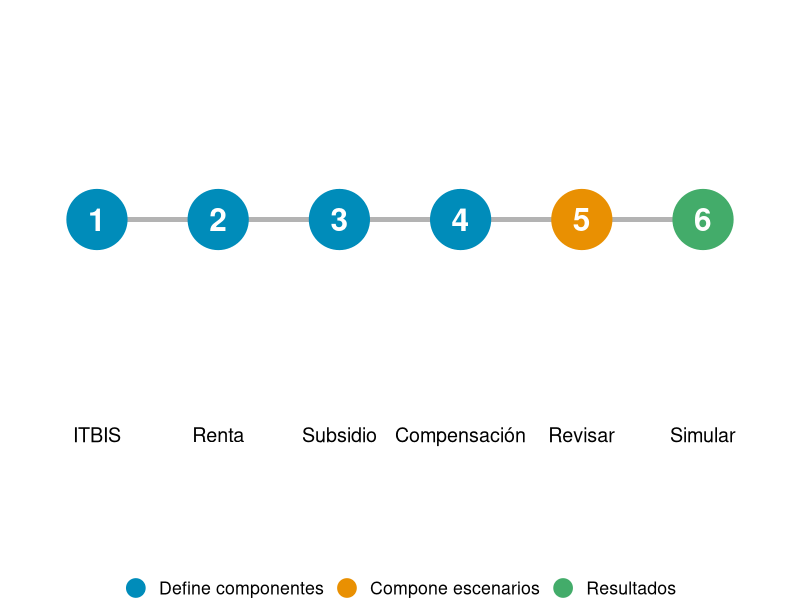
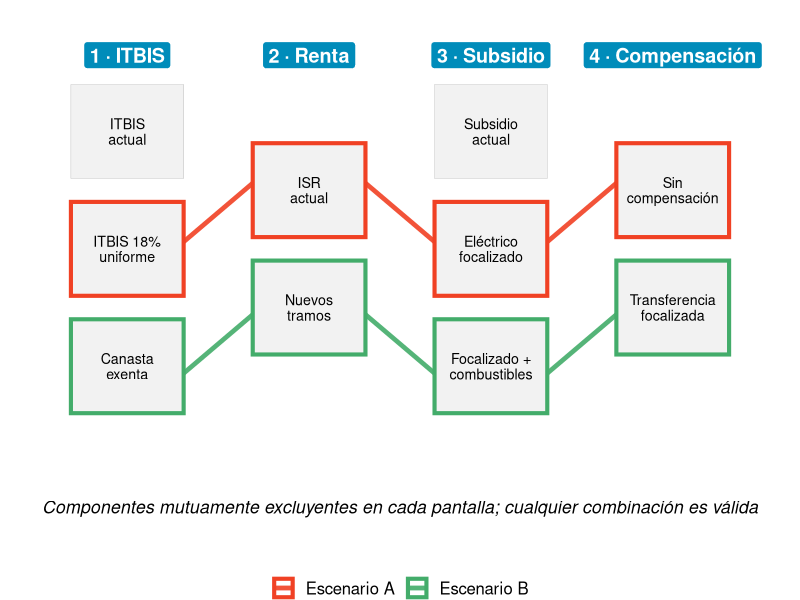
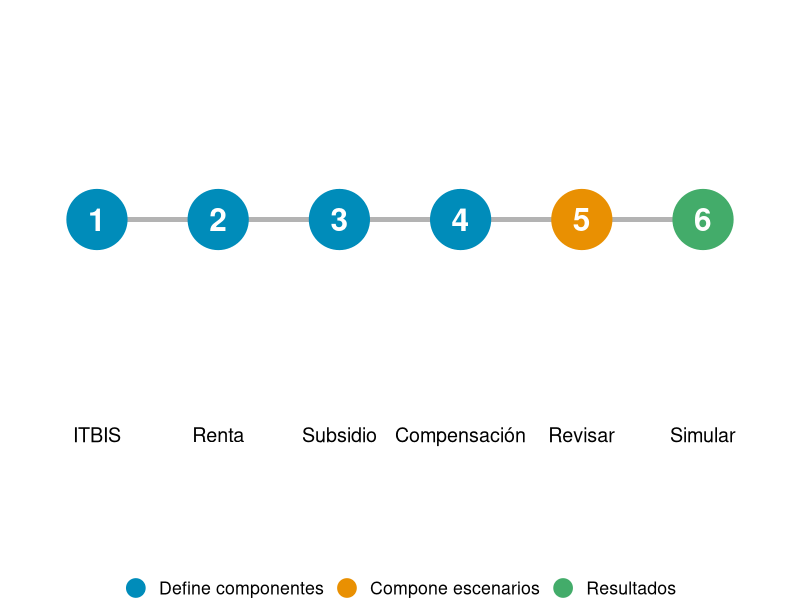
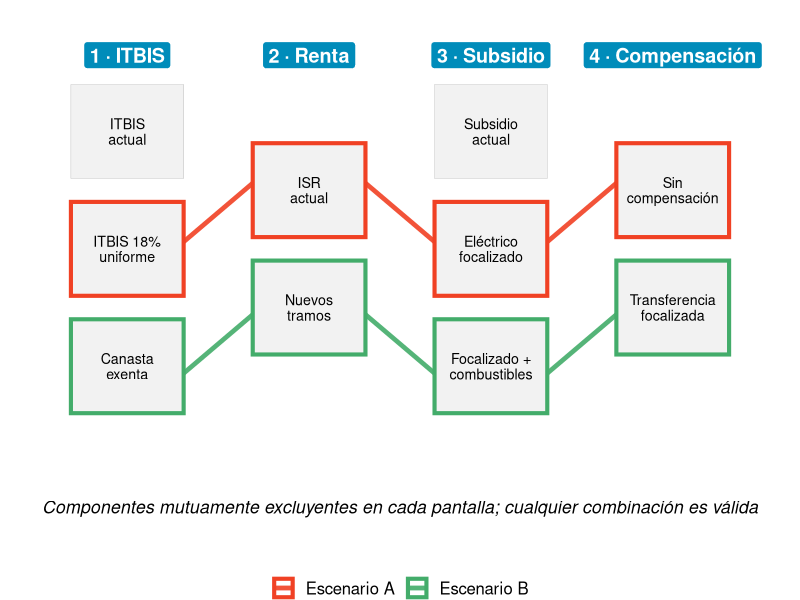

Generate these figures, in order, with R:
## ---- chunk 1
#| include: false
library(ggplot2)
azul <- "#008cba"; naranja <- "#e99002"; verde <- "#43ac6a"; rojo <- "#f04124"

# Los diagramas también se guardan en www/img/ para la pestaña «Instructivo»
# de la app, de modo que ambos se actualizan con quarto render.
guardar_para_app <- function(p, archivo, ancho, alto) {
  dir.create("www/img", recursive = TRUE, showWarnings = FALSE)
  ggsave(file.path("www/img", archivo), p, width = ancho, height = alto,
         dpi = 150, bg = "white")
}
## ---- chunk 2
#| fig-width: 11
#| fig-height: 3.2
#| fig-align: center
#| fig-alt: "Seis círculos numerados en secuencia: ITBIS, Renta, Subsidio y Compensación definen componentes; Revisar compone escenarios; Simular muestra resultados."
pantallas <- data.frame(
  n = 1:6,
  nombre = c("ITBIS", "Renta", "Subsidio", "Compensación", "Revisar", "Simular"),
  tipo = factor(
    c(rep("Define componentes", 4), "Compone escenarios", "Resultados"),
    levels = c("Define componentes", "Compone escenarios", "Resultados")
  )
)

p_pantallas <- ggplot(pantallas, aes(n, 0)) +
  geom_segment(aes(x = 1, xend = 6, y = 0, yend = 0), colour = "grey70", linewidth = 1.5) +
  geom_point(aes(colour = tipo), size = 20) +
  geom_text(aes(label = n), colour = "white", size = 8, fontface = "bold") +
  geom_text(aes(y = -0.5, label = nombre), size = 5) +
  scale_colour_manual(values = c(azul, naranja, verde), name = NULL) +
  scale_x_continuous(limits = c(0.5, 6.5)) +
  scale_y_continuous(limits = c(-0.75, 0.45)) +
  guides(colour = guide_legend(override.aes = list(size = 6))) +
  theme_void(base_size = 16) +
  theme(legend.position = "bottom")
guardar_para_app(p_pantallas, "pantallas.png", 11, 3.2)
p_pantallas
## ---- chunk 3
#| fig-width: 11
#| fig-height: 5.6
#| fig-align: center
#| fig-alt: "Cuatro columnas de componentes guardados (ITBIS, Renta, Subsidio, Compensación). Dos escenarios, A y B, se trazan como rutas que eligen un componente en cada columna."
# Componentes guardados en cada pantalla (ejemplos ilustrativos)
comp <- data.frame(
  pantalla = rep(1:4, times = c(3, 2, 3, 2)),
  etiqueta = c(
    "ITBIS\nactual", "ITBIS 18%\nuniforme", "Canasta\nexenta",
    "ISR\nactual", "Nuevos\ntramos",
    "Subsidio\nactual", "Eléctrico\nfocalizado", "Focalizado +\ncombustibles",
    "Sin\ncompensación", "Transferencia\nfocalizada"
  )
)
comp$k <- ave(comp$pantalla, comp$pantalla, FUN = seq_along)
comp$y <- ave(comp$k, comp$pantalla, FUN = function(v) rev(seq_along(v)) + (4 - length(v)) / 2)

titulos <- data.frame(
  pantalla = 1:4,
  texto = c("1 · ITBIS", "2 · Renta", "3 · Subsidio", "4 · Compensación")
)

# Escenarios: combinaciones de componentes (uno por pantalla)
esc <- data.frame(
  escenario = rep(c("Escenario A", "Escenario B"), each = 4),
  pantalla = rep(1:4, 2),
  k = c(2, 1, 2, 1,   3, 2, 3, 2)
)
esc <- merge(esc, comp, by = c("pantalla", "k"))
esc <- esc[order(esc$escenario, esc$pantalla), ]

seg <- do.call(rbind, lapply(split(esc, esc$escenario), function(d) {
  data.frame(
    escenario = d$escenario[-nrow(d)],
    x = d$pantalla[-nrow(d)], y = d$y[-nrow(d)],
    xend = d$pantalla[-1],    yend = d$y[-1]
  )
}))
seg$off <- ifelse(seg$escenario == "Escenario A", 0.06, -0.06)

p_escenario <- ggplot() +
  geom_tile(data = comp, aes(pantalla, y), width = 0.62, height = 0.8,
            fill = "grey95", colour = "grey60") +
  geom_segment(
    data = seg,
    aes(x = x + 0.31, xend = xend - 0.31, y = y + off, yend = yend + off, colour = escenario),
    linewidth = 1.6, alpha = 0.9
  ) +
  geom_tile(
    data = esc,
    aes(pantalla, y, colour = escenario),
    width = 0.62, height = 0.8, fill = NA, linewidth = 1.4
  ) +
  geom_text(data = comp, aes(pantalla, y, label = etiqueta), size = 3.6, lineheight = 0.9) +
  geom_label(data = titulos, aes(pantalla, 4.15, label = texto),
             fill = azul, colour = "white", size = 5, fontface = "bold") +
  annotate("text", x = 2.5, y = 0.3,
           label = "Componentes mutuamente excluyentes en cada pantalla; cualquier combinación es válida",
           size = 4.5, fontface = "italic") +
  scale_colour_manual(values = c("Escenario A" = rojo, "Escenario B" = verde), name = NULL) +
  scale_x_continuous(limits = c(0.5, 4.5)) +
  scale_y_continuous(limits = c(0, 4.4)) +
  theme_void(base_size = 15) +
  theme(legend.position = "bottom")
guardar_para_app(p_escenario, "escenario.png", 11, 5.6)
p_escenario
